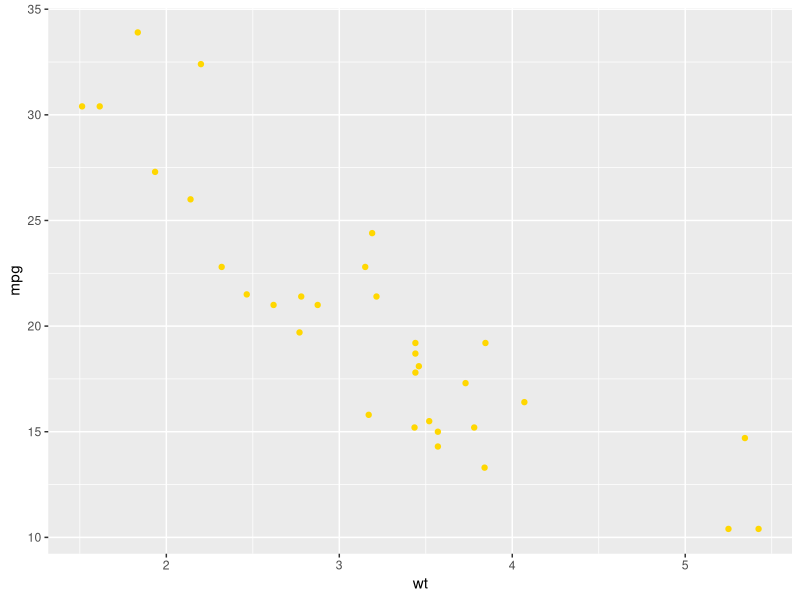
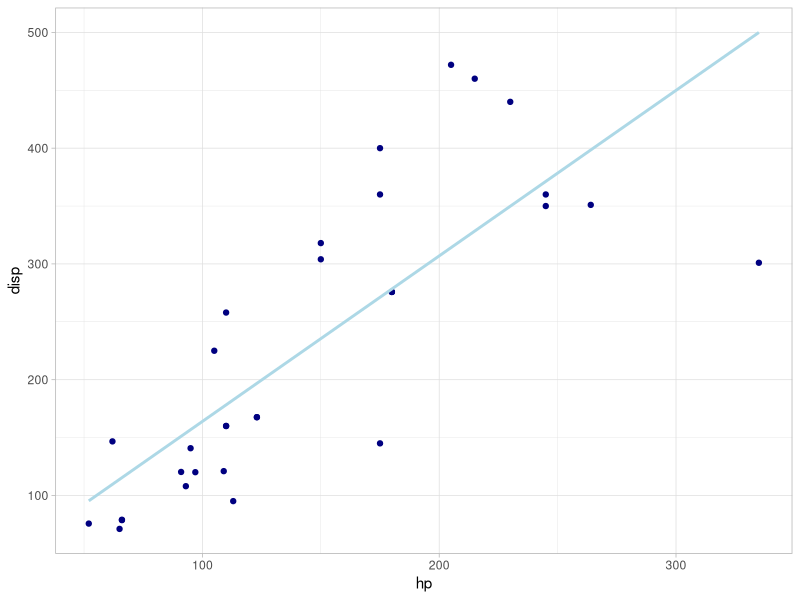
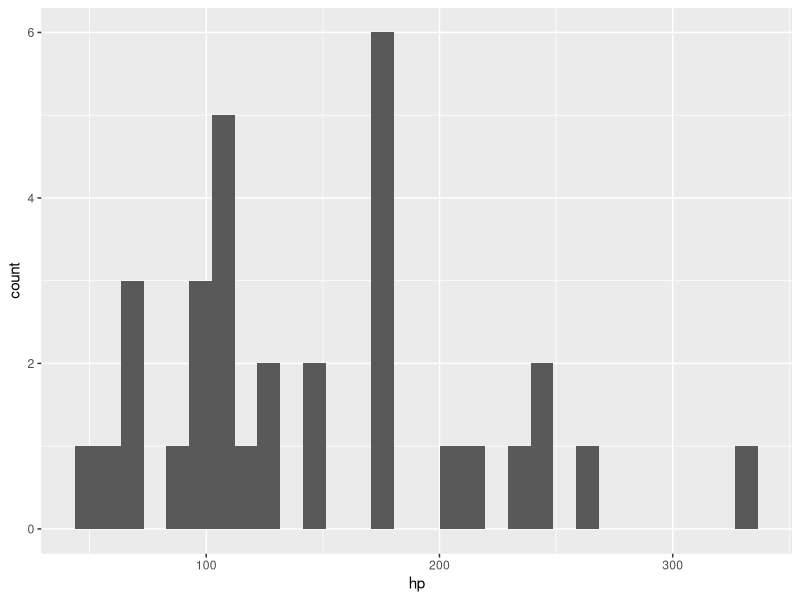
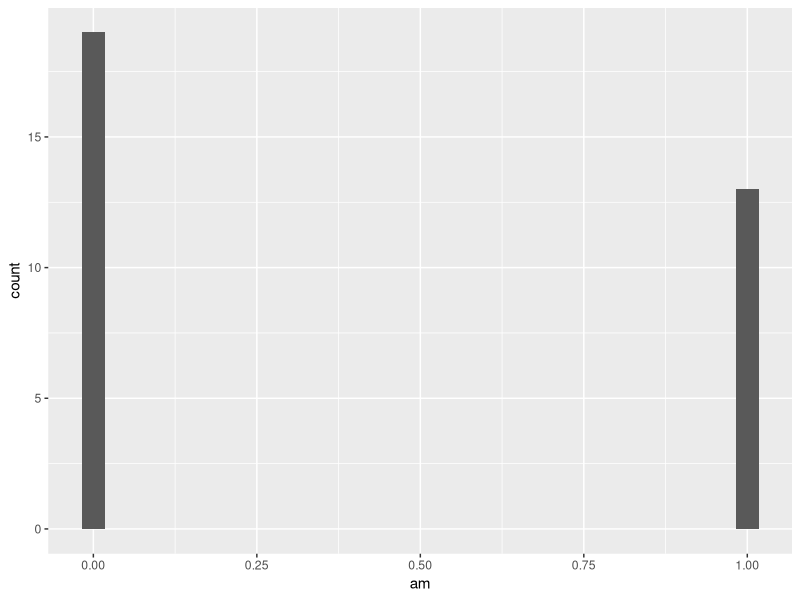
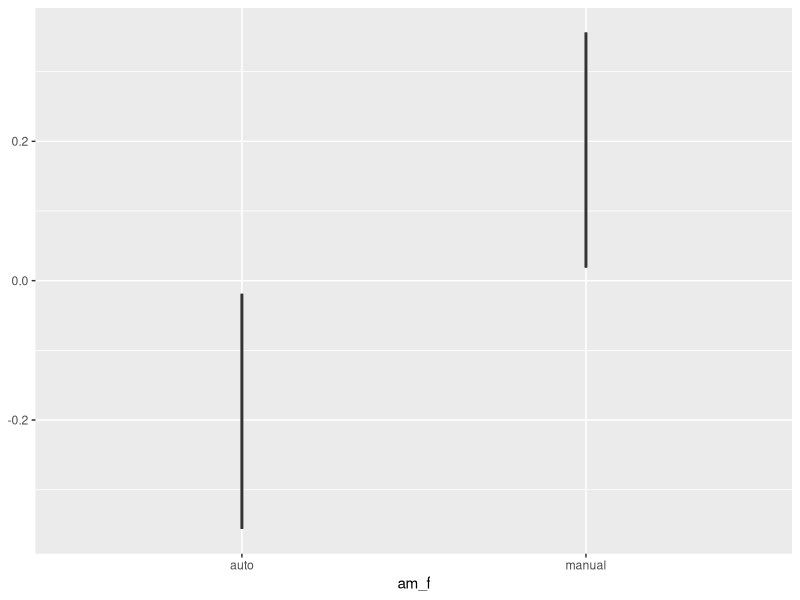

Write the R code that produced these figures, in order.
## ---- chunk 1
0.1 + 0.1 + 0.1 - 0.3
0.3 - 0.1 - 0.1 - 0.1 # a variation

# run this if you want to avoid scientific notation
options(scipen = 999)
## ---- chunk 2
# install.packages("tidyverse")
library(tidyverse)

## ---- chunk 3
mtcars[mtcars$cyl == 6 & mtcars$mpg > 20, c("mpg", "hp")]
## ---- chunk 4
mtcars %>%
  filter(cyl == 6, mpg > 20) |> # reminder that %>% is the same thing
  select(mpg, hp)
## ---- chunk 5
#| label: load-data

data(mtcars) # reads in the data & adds it to your environment as a dataframe
mtcars

mtcars <- mtcars |>
  rownames_to_column("model")

view(mtcars)
head(mtcars, 10) # preview first few lines, can designate how many

summary(mtcars)
?mtcars # opens help info

tail(mtcars)


## ---- chunk 6

mean(mtcars) #WRONG
mean(mpg) #WRONG AGAIN

mean(mtcars$mpg) # the $ lets you select a variable/column within df



## ---- chunk 7

mean(mtcars$qsec)

## ---- chunk 8

median(mtcars$mpg)

## ---- chunk 9
# this is a scatterplot of mpg by wt

ggplot(data = mtcars, aes(x = wt, y = mpg)) +
  geom_point(colour = "gold") 


## ---- chunk 10

#scatterplot
ggplot(data = mtcars, aes(x = hp, y = disp)) +
  geom_point(colour = "navy") +
  geom_smooth(method = "lm", se = FALSE, colour = "lightblue") +
  theme_light()

# histogram

ggplot(data = mtcars, aes(x = hp)) +
  geom_histogram()

mtcars <- mtcars |> 
  mutate(am_f = factor(am, labels = c("auto", "manual")))

class(mtcars$am_f)

ggplot(data = mtcars, aes(x = am)) +
  geom_histogram()

ggplot(data = mtcars, aes(x = am_f)) +
  geom_boxplot()
